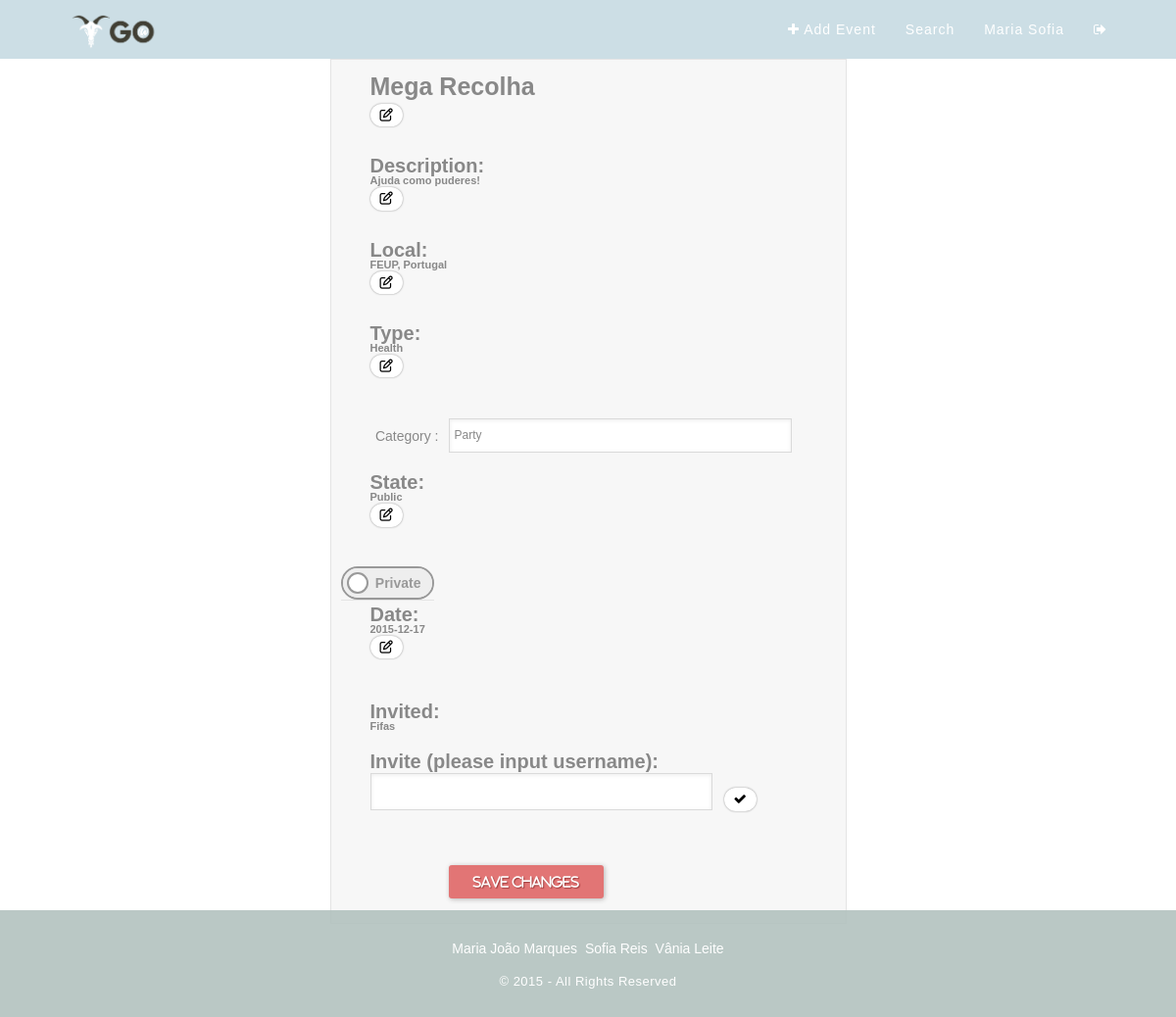
The app's page /?pagina=editEvent&id=2 (signed in) with its own data.
### tables this page shows
CREATE TABLE "Event" (
	`idEvent`	INTEGER PRIMARY KEY AUTOINCREMENT,
	`name`	TEXT NOT NULL,
	`description`	TEXT NOT NULL,
	`idImage`	INTEGER,
	`idType`	INTEGER,
	`date`	TEXT NOT NULL,
	`idUser`	INTEGER NOT NULL,
	`public`	INTEGER DEFAULT 0,
	`local`	TEXT
);

CREATE TABLE `Type` (
	`idType`	INTEGER NOT NULL PRIMARY KEY AUTOINCREMENT,
	`name`	INTEGER NOT NULL
);

### php/loadEvent.php (called while the page is built, shortened)
<?
try {
  $db = new PDO('sqlite:./db/dboltw.db');
  $db->setAttribute(PDO::ATTR_ERRMODE, PDO::ERRMODE_EXCEPTION);
} catch (PDOException $e) {
    print "Error!: " . $e->getMessage() . "<br/>";
    die();
}
function getEventInfo($id){
  try{
    global $db;
    $stmt=$db->prepare("SELECT * FROM Event WHERE idEvent=:event_id");
    $stmt->bindValue(':event_id',$id,PDO::PARAM_STR);
    $found=$stmt->execute();
    $columns=$stmt->fetch();
    return $columns;
  }catch(PDOException $e){
    if(isset($_SESSION['user_id'])){
      $log=$e->getMessage()." ___Date=".date("Y-m-d")." ___ idUser=".$_SESSION['user_id'].PHP_EOL;
    }else{
      $log=$e->getMessage()." ___Date= ".date("Y-m-d")."\n";
    }
    error_log($log,3,"../error.log");
    return -1;
  }
}
function getEventTypes(){
  try{
    global $db;
    $stmt=$db->prepare("SELECT * FROM Type");
    $query = $stmt->execute();
    $result= $stmt->fetchAll();
    return $result;
  }
  catch(PDOException $e){
    if(isset($_SESSION['user_id'])){
      $log=$e->getMessage()." ___Date=".date("Y-m-d")." ___ idUser=".$_SESSION['user_id'].PHP_EOL;
    }else{
      $log=$e->getMessage()." ___Date= ".date("Y-m-d")."\n";
    }
    error_log($log,3,"../error.log");
    return -1;
  }
}
function getEventType($id){
  try{
    global $db;
    $stmt=$db->prepare("SELECT name FROM Type WHERE idType=:id");
    $stmt->bindValue(':id',getEventInfo($id)['idType']);
    $query = $stmt->execute();
    $result= $stmt->fetch();
    return $result['name'];
  }
  catch(PDOException $e){
    if(isset($_SESSION['user_id'])){
			$log=$e->getMessage()." ___Date=".date("Y-m-d")." ___ idUser=".$_SESSION['user_id'].PHP_EOL;
		}else{
			$log=$e->getMessage()." ___Date= ".date("Y-m-d")."\n";
		}
		error_log($log,3,"../error.log");
    return -1;
  }
}
function getAuthorInfo($eventId)
{
  try{
    global $db;
    $stmt=$db->prepare("SELECT * FROM User WHERE idUser=:id");
    $stmt->bindValue(':id',getEventInfo($eventId)['idUser']);
    $result= $stmt->fetch();
    return $result;
  }
  catch(PDOException $e){
    if(isset($_SESSION['user_id'])){
      $log=$e->getMessage()." ___Date=".date("Y-m-d")." ___ idUser=".$_SESSION['user_id'].PHP_EOL;
    }else{
      $log=$e->getMessage()." ___Date= ".date("Y-m-d")."\n";
    }
    error_log($log,3,"../error.log");
    return -1;
  }
}
function getEventAttendants($idEvent){
  try{
    global $db;
    $stmt=$db->prepare("SELECT EventGo.idEvent, EventGo.idUser, User.username, User.firstname, User.lastname,User.email
FROM EventGo
LEFT OUTER JOIN User ON EventGo.idUser = User.idUser
WHERE idEvent=:id");
    $stmt->bindValue(':id',$idEvent);
    $found=$stmt->execute();
    $result=$stmt->fetchAll();
    return $result;
  }
  catch(PDOException $e){
    if(isset($_SESSION['user_id'])){
      $log=$e->getMessage()." ___Date=".date("Y-m-d")." ___ idUser=".$_SESSION['user_id'].PHP_EOL;
    }else{
      $log=$e->getMessage()." ___Date= ".date("Y-m-d")."\n";
    }
    error_log($log,3,"../error.log");
    return -1;
  }
}
function getEventInvited($idEvent){
  try{
    global $db;
    $stmt=$db->prepare("SELECT EventInvite.idEvent, EventInvite.idUser, User.username, User.firstname, User.lastname,User.email
FROM EventInvite
LEFT OUTER JOIN User ON EventInvite.idUser = User.idUser
WHERE idEvent=:id");
    $stmt->bindValue(':id',$idEvent);
    $found=$stmt->execute();
    $result=$stmt->fetchAll();
    return $result;
  }
  catch(PDOException $e){
    if(isset($_SESSION['user_id'])){
      $log=$e->getMessage()." ___Date=".date("Y-m-d")." ___ idUser=".$_SESSION['user_id'].PHP_EOL;
    }else{
      $log=$e->getMessage()." ___Date= ".date("Y-m-d")."\n";
    }
    error_log($log,3,"../error.log");
    return -1;
  }
}
function getUserEvents($id){
  try{
    global $db;
    $stmt=$db->prepare("SELECT * FROM Event WHERE idUser=:id");
    $stmt->bindValue(':id',$id);
    $query = $stmt->execute();
    $result= $stmt->fetchAll();
    return $result;
  }
  catch(PDOException $e){
    if(isset($_SESSION['user_id'])){
      $log=$e->getMessage()." ___Date=".date("Y-m-d")." ___ idUser=".$_SESSION['user_id'].PHP_EOL;
    }else{
      $log=$e->getMessage()." ___Date= ".date("Y-m-d")."\n";
    }
    error_log($log,3,"../error.log");
    return -1;
  }
}
$event=getEventInfo($_GET['id']);
$types = getEventTypes();
$type= getEventType($_GET['id']);
$author=getAuthorInfo($_GET['id']);
$attendants=getEventAttendants($_GET['id']);
$invitedUsers=getEventInvited($_GET['id']);
if ($event['public']==0){
  $state="Private";
}else{
  $state="Public";
}
$userEvents = getUserEvents($_SESSION['user_id']);
?>

### template/editEvent.php (the view, shortened to what this page needs)
<? include_once 'php/loadEvent.php';
?>
<form action="./php/action_edit_event.php" method="post" enctype="multipart/form-data" class="event-form event_edit">
  <div id="event_title_edit">
    <h1> <label id="event_title_edit_h1"><? echo $event["name"]; ?></label>
      <button type="button" id="event_title_edit_btn">
        <i class="fa fa-pencil-square-o"></i>
      </button>
    </h1>
  </div>
  <div id="event_description_edit" >
  <h2>Description:
    <span id="event_description_edit_span"><? echo $event["description"]; ?></span>
    <button type="button" id="event_description_edit_btn">
      <i class="fa fa-pencil-square-o"></i>
    </button>
  </h2>
</div>
  <div id="event_local_edit" >
    <h2>Local:
      <span id="event_local_edit_span"><? echo $event["local"]; ?></span>
      <button type="button" id="event_local_edit_btn">
        <i class="fa fa-pencil-square-o"></i>
      </button>
    </h2>
  </div>
  <div id="event_type_edit" >
    <h2>Type:
      <span id="event_type_edit_span"> <? echo $type; ?></span>
      <button type="button" id="event_type_edit_btn">
        <i class="fa fa-pencil-square-o"></i>
      </button>
    </h2>
  </div>
<div id="event_type_edit_select" >
    <label>
      <span>Category :</span>
      <div class="styled-select">
        <select id="event_type-edit"  name="type" >
          <?php
            for($i=0; $i < count($types); ++$i)
            {
              echo '<option value="'.$i.'">'.$types[$i]['name'].'</option>';
            }
          ?>
      </select>
    </div>
  </label>
</div>
<br />
<div id="event_state_edit" >
  <h2 id="state-to-remove">State:
    <span id="event_state_edit_span"><? echo $state; ?></span>
    <button type="button" id="event_dstate_edit_btn">
      <i class="fa fa-pencil-square-o"></i>
    </button>
  </h2>
</div>
<section>
  <div class="onoffswitch edit_onoff" id="onoffstate">
    <label class="onoffswitch-label" for="myonoffswitch">
      <div class="onoffswitch-switch"></div>
    </label>
  </div>
</section>
<br/>
  <div id="event_date_edit" >
  <h2>Date:
    <span id="event_date_edit_span"><? echo $event["date"]; ?></span>
    <button type="button" id="event_date_edit_btn">
      <i class="fa fa-pencil-square-o"></i>
    </button>
  </h2>
  </div>
<br/>
  <div id="event_invites_edit" >
  <h2>Invited:
    <? foreach($invitedUsers as $invited){ ?>
    <span id="event_invites_edit_span"><? echo $invited["username"]; ?></span>
    <? } ?>
    <br>
    <div id="inviteNew">
      Invite (please input username):
      <input type="text" id="inv_input"/>
      <button type="button" id="addUser">
        <i class="fa fa-check"></i>
      </button>
    </div>
  </h2>
  </div>
  <label>
    <span>&nbsp;</span>
    <input type="submit" class="button" value="Save changes" />
  </label>
</form>

### css/main.css (style rules this page uses)
body { font-family: 'Source Sans Pro', sans-serif; font-size: 14px; color: #666; position:relative; padding-bottom: 95px; min-height: 100%; height: auto !important; height: 100%; }
html, body { overflow: auto; height: 100%; }
.event-form { margin-left:auto; margin-right:auto; max-width: 500px; background: #F7F7F7; padding: 25px 15px 25px 10px; font: 12px; color: #888; text-shadow: 1px 1px 1px #FFF; border:1px solid #E4E4E4; }
.event-form h1 { font-size: 25px; padding: 0px 0px 10px 40px; display: block; border-bottom:1px solid #E4E4E4; margin: -10px -15px 30px -10px;; color: #888; }
.event-form #onoffstate { border-bottom:1px solid #E4E4E4; }
.event-form h2 { font-size: 20px; padding: 0px 0px 10px 40px; display: block; border-bottom:1px solid #E4E4E4; margin: -10px -15px 30px -10px;; color: #888; }
.event-form h2>span { display: block; font-size: 11px; }
.event-form section { display: block; border-bottom:1px solid #E4E4E4; }
.event-form label { display: block; margin: 0px; }
.event-form label>span { float: left; width: 20%; text-align: right; padding-right: 10px; margin-top: 13px; color: #888; }
.event-form input[type="text"], .event-form input[type="email"], .event-form textarea, .event-form select,.event-form input[type="date"] { border: 1px solid #DADADA; color: #888; height: 30px; margin-bottom: 16px; margin-right: 6px; margin-top: 2px; outline: 0 none; padding: 3px 3px 3px 5px; width: 70%; font-size: 12px; line-height:15px; box-shadow: inset 0px 1px 4px #ECECEC; -moz-box-shadow: inset 0px 1px 4px #ECECEC; -webkit-box-shadow: inset 0px 1px 4px #ECECEC; }
.event-form select { background: #FFF url('down-arrow.png') no-repeat right; background: #FFF url('down-arrow.png') no-repeat right); appearance:none; -webkit-appearance:none; -moz-appearance: none; text-indent: 0.01px; text-overflow: ''; width: 70%; height: 35px; line-height: 25px; }
.event-form .button { background: #E27575; border: none; padding: 10px 25px 10px 25px; color: #FFF; box-shadow: 1px 1px 5px #B6B6B6; border-radius: 3px; text-shadow: 1px 1px 1px #9E3F3F; cursor: pointer; }
.onoffswitch { position: relative; width: 95px; -webkit-user-select:none; -moz-user-select:none; -ms-user-select: none; }
.onoffswitch-label { display: block; overflow: hidden; cursor: pointer; border: 2px solid #999999; border-radius: 20px; }
.onoffswitch-switch { display: block; width: 18px; margin: 6px; background: #FFFFFF; position: absolute; top: 0; bottom: 0; right: 61px; border: 2px solid #999999; border-radius: 20px; transition: all 0.3s ease-in 0s; }
input[type="submit"] { font-family: FontAwesome; }
.event_edit { text-shadow: none; font-family: 'Source Sans Pro', sans-serif; }
.event_edit h1, .event_edit h2, .event_edit section { border-bottom: 0; }
.event_edit button, .event_create button { background-color: transparent; box-sizing: border-box; padding: 0; border: 0; }
.event_edit i, .event_create i { background-color: white; color: black; padding: 5px 10px; display: inline-block; -moz-border-radius: 100px; -webkit-border-radius: 100px; border-radius: 100px; -moz-box-shadow: 0px 0px 2px #888; -webkit-box-shadow: 0px 0px 2px #888; box-shadow: 0px 0px 2px #888; }
.event_edit .button { background: #E27575; border: none; padding: 10px 25px 10px 25px; color: #FFF; box-shadow: 1px 1px 5px #B6B6B6; border-radius: 3px; text-shadow: 1px 1px 1px #9E3F3F; cursor: pointer; }

### records on screen
event: name "Mega Recolha", description "Ajuda como puderes!", local "FEUP, Portugal", idType.name "Health", public "Public", date "2015-12-17"

### other values on screen
$_SESSION['firstname'] "Maria"
$_SESSION['lastname'] "Sofia"
$invited["username"] "Fifas"
form field type "Party"
